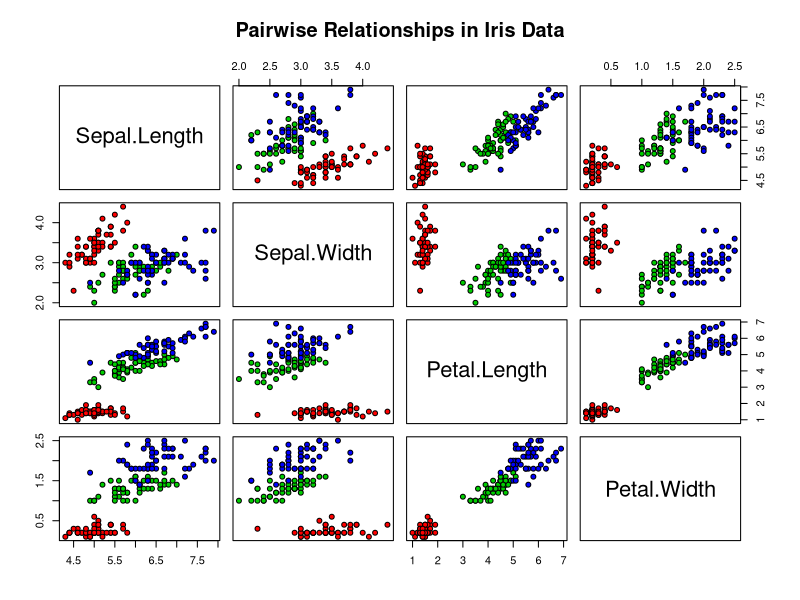
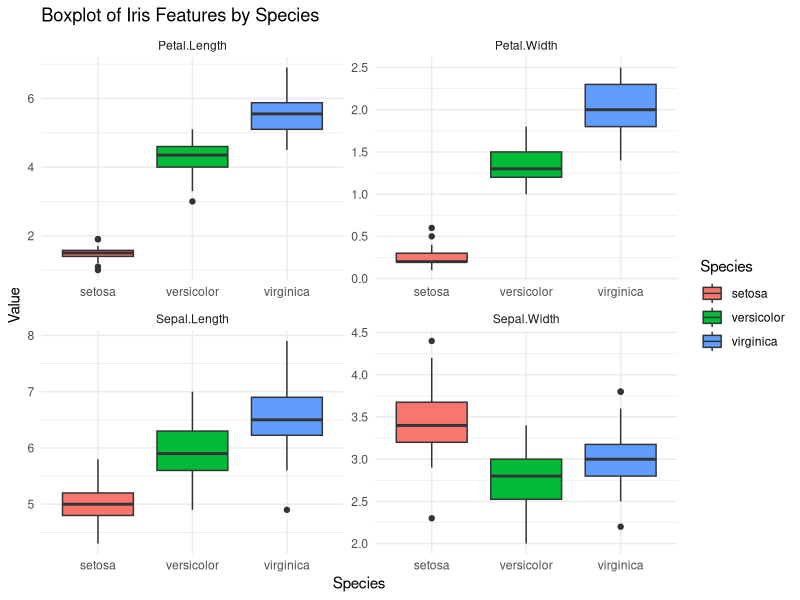
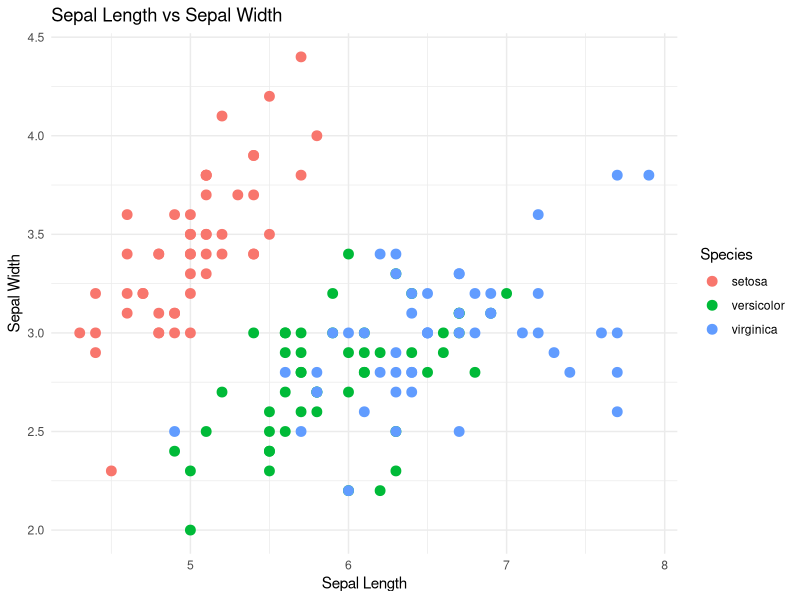
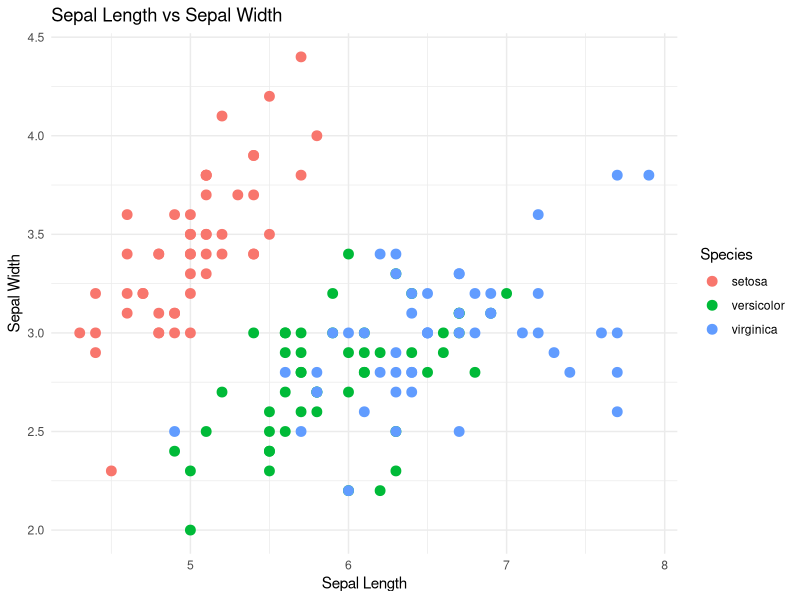
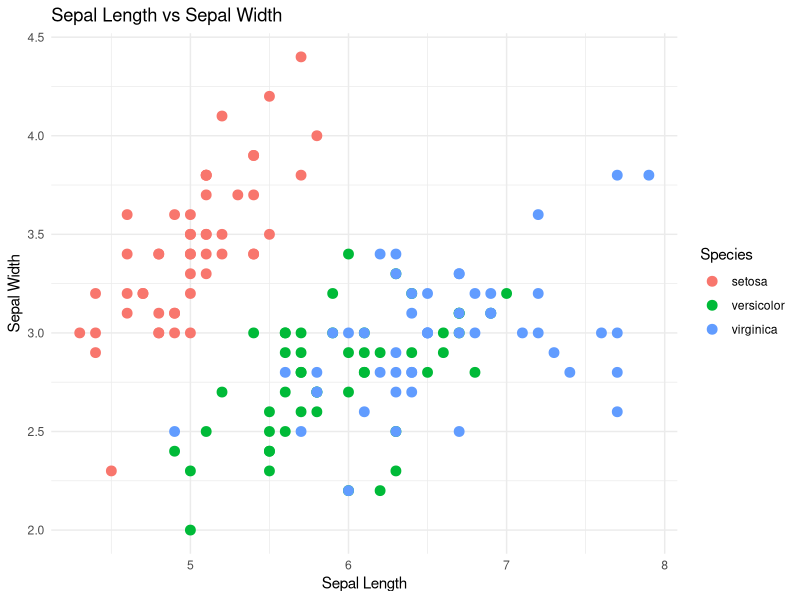
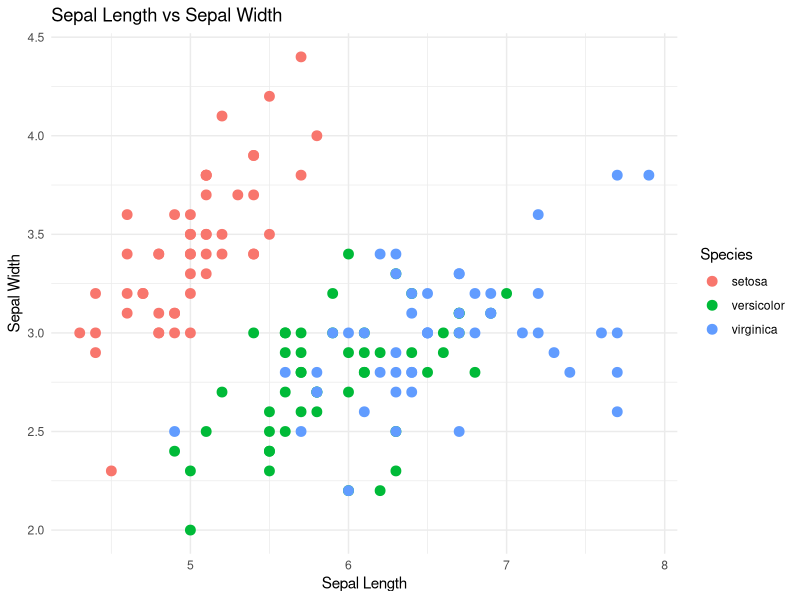

Generate these figures, in order, with R:
# Load necessary libraries
install.packages("tidyverse")
library(tidyverse)

# Load the Iris dataset
data(iris)

# View the first few rows of the dataset
head(iris)

# Summary statistics of the dataset
summary(iris)

# Check for missing values
sum(is.na(iris))

# Plot pairwise relationships
pairs(iris[, 1:4], main = "Pairwise Relationships in Iris Data", pch = 21, bg = c("red", "green3", "blue")[unclass(iris$Species)])

# Boxplot for each feature by species
iris_long <- gather(iris, key = "Feature", value = "Value", -Species)
ggplot(iris_long, aes(x = Species, y = Value, fill = Species)) +
  geom_boxplot() +
  facet_wrap(~Feature, scales = "free") +
  labs(title = "Boxplot of Iris Features by Species") +
  theme_minimal()

# Scatter plot of Sepal.Length vs Sepal.Width colored by Species
ggplot(iris, aes(x = Sepal.Length, y = Sepal.Width, color = Species)) +
  geom_point(size = 3) +
  labs(title = "Sepal Length vs Sepal Width", x = "Sepal Length", y = "Sepal Width") +
  theme_minimal()

# Save the plots
ggsave("pairwise_relationships.png")
ggsave("boxplot_iris_features.png")
ggsave("scatter_sepal_length_width.png")


